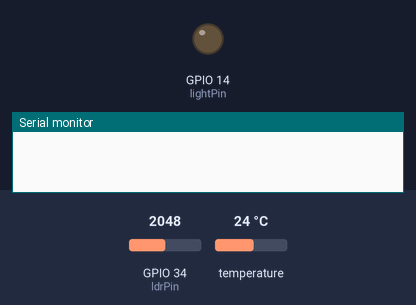
Bench run of a sketch on a simulated ESP32. On the bench: output pins drawn as LEDs (lit = HIGH), the last lines printed to the serial monitor. The test bench sets the inputs (shaded band); at power-on: GPIO 34 (ldrPin) = 2048, temperature 24 °C. WiFi joins after 1.5 s; servers stay silent unless stated.

Above: at 3.0 s.
3.1 s: GPIO 34 (ldrPin) set to 1066
6.5 s: GPIO 34 (ldrPin) set to 963
At 8.0 s:
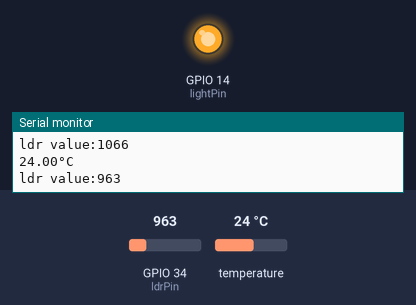
11.5 s: GPIO 34 (ldrPin) set to 1040
At 13.0 s:
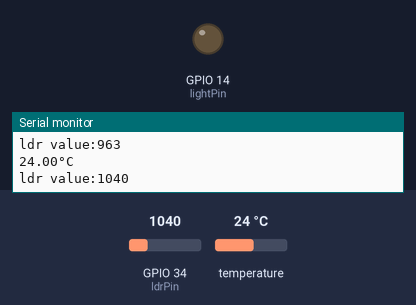
14.0 s: GPIO 34 (ldrPin) set to 960
At 16.1 s:
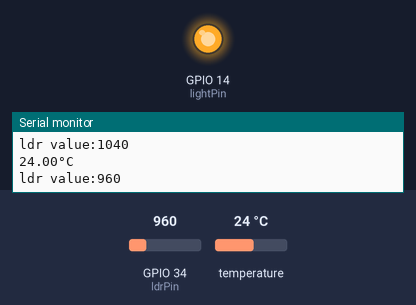
Timing chart, 0 to 17.5 s (numbered marks = the images above; inputs shaded):
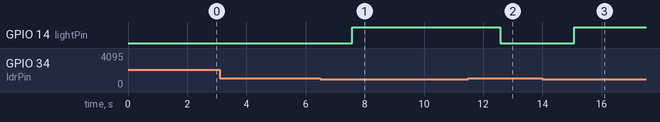

The sketch:

main.ino
```cpp
#define BLYNK_PRINT Serial

#define BLYNK_TEMPLATE_ID   "TMPL3z58DlEiu"
#define BLYNK_TEMPLATE_NAME "FISH TANK MONITORING"
#define BLYNK_AUTH_TOKEN    "4Vm23sH3mGhf15ctlM6LbZ2FOawIKoY"

#include <WiFi.h>
#include <WiFiClient.h>
#include <BlynkSimpleEsp32.h>
#include <OneWire.h>
#include <DallasTemperature.h>
#include <SoftwareSerial.h>

#define RX_PIN 22
#define TX_PIN 23

const int ldrPin = 34;
const int lightPin = 14;
const int oneWireBus = 4;
int led, l, pH;

OneWire oneWire(oneWireBus);
DallasTemperature sensors(&oneWire);
SoftwareSerial sensorSerial(RX_PIN, TX_PIN);

char ssid[] = "selva";        // type your wifi name
char pass[] = "selvadinesh";  // type your wifi password

BlynkTimer timer;

void sendSensor() {
  sensors.requestTemperatures();
  float temperatureC = sensors.getTempCByIndex(0);

  Serial.print(temperatureC);
  Serial.println("°C");

  if (sensorSerial.available() > 0) {
    String serialData = sensorSerial.readStringUntil('\n');
    int indexOfPH = serialData.indexOf("PH:");
    if (indexOfPH != -1) {
      String phValue = serialData.substring(indexOfPH + 3, serialData.indexOf(',', indexOfPH));
      pH = phValue.toFloat();

      Serial.print("pH Value: ");
      Serial.println(pH);
    }
  }

  l = analogRead(ldrPin);
  Serial.print("ldr value:");
  Serial.println(l);

  if (l > 1000) {
    digitalWrite(lightPin, LOW);
    led = 0;
  } else {
    digitalWrite(lightPin, HIGH);
    led = 1;
  }

  Blynk.virtualWrite(V1, temperatureC);
  Blynk.virtualWrite(V0, pH);
  Blynk.virtualWrite(V2, led);

  if (pH > 8) {
    Blynk.logEvent("ph_alert", "The pH is NOT optimum so change the water in fish tank");
  }

  if (pH < 6) {
    Blynk.logEvent("ph_alert", "The pH is NOT optimum so change the water in fish tank");
  }

  if (temperatureC > 27) {
    Blynk.logEvent("temperature_alert", "The temperature is NOT optimum so check the heater in fish tank");
  }

  if (temperatureC < 21) {
    Blynk.logEvent("temperature_alert", "The temperature is NOT optimum so check the heater in fish tank");
  }
}

void setup() {
  Serial.begin(9600);
  sensorSerial.begin(9600);
  sensors.begin();

  pinMode(lightPin, OUTPUT);
  pinMode(ldrPin, INPUT);

  Blynk.begin(BLYNK_AUTH_TOKEN, ssid, pass);
  timer.setInterval(2500L, sendSensor);
}

void loop() {
  Blynk.run();
  timer.run();
}
```

Measured:
- the behaviour switches between 1001 and 1000 on GPIO 34 (ldrPin) (found by bisection; images 0 and 1)
- after the input at 6.5 s, GPIO 14 (lightPin): LOW → HIGH after 1.1 s
- after the input at 11.5 s, GPIO 14 (lightPin): HIGH → LOW after 1.1 s
- after the input at 14.0 s, GPIO 14 (lightPin): LOW → HIGH after 1.1 s
